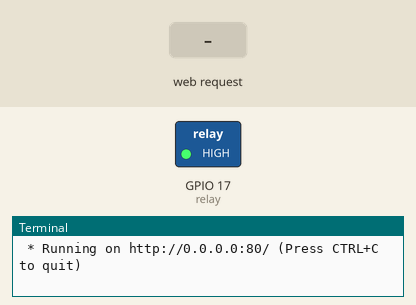
Bench run of a program on a simulated Raspberry Pi (BCM pin numbers). Shown: switched loads named in the program (green lamp = pin HIGH), the last lines printed to the terminal. Inputs (shaded band) come from the test bench. The clock reads 2024-03-15 10:24:30 at power-on unless the program sets it.

Above: at 1.2 s.
1.3 s: HTTP request for /on received
At 2.1 s:
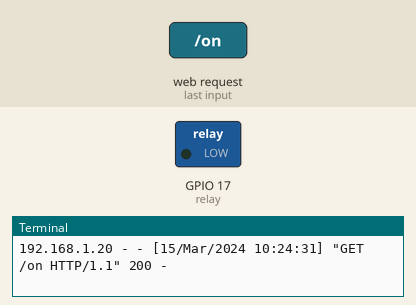
4.3 s: HTTP request for /off received
At 5.6 s:
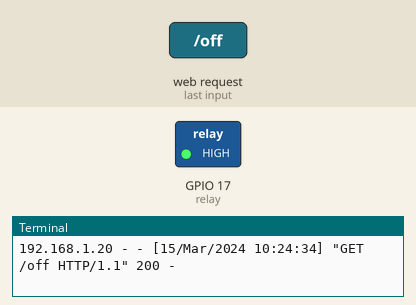
Timing chart, 0 to 7.3 s (numbered marks = the images above; inputs shaded):
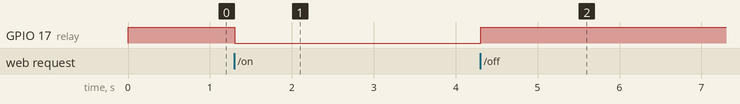

The program:

app.py
```python
#Project 16 - Connecting Your Electronics to the Web
#latest code updates available at: https://github.com/RuiSantosdotme/RaspberryPiProject
#project updates at: https://nostarch.com/RaspberryPiProject

#import necessary packages
from gpiozero import LED
from flask import Flask, render_template, request

#create a Flask object
app = Flask(__name__)

#create an object that refers to a relay
relay = LED(17)
#set the relay off; remember the relay works with inverted logic
relay.on()
#save current relay state
relay_state = 'Relay is off'

#display the main web page
@app.route('/')
def main():
   global relay_state
   # pass the relay state to the index.html and return it to the user
   return render_template('index.html', relay_state=relay_state)

#execute control() when someone presses the on/off buttons
@app.route('/<action>')
def control(action):
   global relay_state
   #if the action part of the URL is 'on', turn the relay on
   if action == 'on':
      #set the relay on
      relay.off()
      #save the relay state
      relay_state = 'Relay is on'
   if action == 'off':
      relay.on()
      relay_state = 'Relay is off'

   #pass the relay state to the index.html and return it to the user
   return render_template('index.html', relay_state=relay_state)

#start the web server at localhost on port 80
if __name__ == '__main__':
   app.run(host='0.0.0.0', port=80, debug=True)
```

Measured:
- after the input at 1.3 s, GPIO 17 (relay): HIGH → LOW at once
- after the input at 4.3 s, GPIO 17 (relay): LOW → HIGH at once
